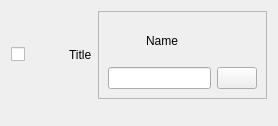
<?xml version="1.0" encoding="UTF-8"?>
<ui version="4.0">
 <class>FormImportItem</class>
 <widget class="QWidget" name="FormImportItem">
  <property name="geometry">
   <rect>
    <x>0</x>
    <y>0</y>
    <width>278</width>
    <height>126</height>
   </rect>
  </property>
  <property name="windowTitle">
   <string>Form</string>
  </property>
  <layout class="QVBoxLayout" name="verticalLayout_2">
   <item>
    <layout class="QHBoxLayout" name="horizontalLayout_3">
     <item>
      <widget class="QCheckBox" name="checkBox">
       <property name="sizePolicy">
        <sizepolicy hsizetype="Maximum" vsizetype="Fixed">
         <horstretch>0</horstretch>
         <verstretch>0</verstretch>
        </sizepolicy>
       </property>
       <property name="text">
        <string/>
       </property>
      </widget>
     </item>
     <item>
      <widget class="QLabel" name="labelIcon">
       <property name="sizePolicy">
        <sizepolicy hsizetype="Maximum" vsizetype="Maximum">
         <horstretch>0</horstretch>
         <verstretch>0</verstretch>
        </sizepolicy>
       </property>
       <property name="minimumSize">
        <size>
         <width>32</width>
         <height>32</height>
        </size>
       </property>
       <property name="text">
        <string/>
       </property>
      </widget>
     </item>
     <item>
      <widget class="QLabel" name="labelTitle">
       <property name="sizePolicy">
        <sizepolicy hsizetype="Expanding" vsizetype="Expanding">
         <horstretch>0</horstretch>
         <verstretch>0</verstretch>
        </sizepolicy>
       </property>
       <property name="text">
        <string>Title</string>
       </property>
       <property name="wordWrap">
        <bool>true</bool>
       </property>
      </widget>
     </item>
     <item>
      <widget class="QFrame" name="frameProfile">
       <property name="sizePolicy">
        <sizepolicy hsizetype="Maximum" vsizetype="Preferred">
         <horstretch>0</horstretch>
         <verstretch>0</verstretch>
        </sizepolicy>
       </property>
       <property name="frameShape">
        <enum>QFrame::StyledPanel</enum>
       </property>
       <property name="frameShadow">
        <enum>QFrame::Raised</enum>
       </property>
       <layout class="QVBoxLayout" name="verticalLayout">
        <item>
         <layout class="QHBoxLayout" name="horizontalLayout">
          <item>
           <widget class="QLabel" name="labelProfileIcon">
            <property name="sizePolicy">
             <sizepolicy hsizetype="Maximum" vsizetype="Preferred">
              <horstretch>0</horstretch>
              <verstretch>0</verstretch>
             </sizepolicy>
            </property>
            <property name="minimumSize">
             <size>
              <width>32</width>
              <height>32</height>
             </size>
            </property>
            <property name="text">
             <string/>
            </property>
           </widget>
          </item>
          <item>
           <widget class="QLabel" name="labelProfileName">
            <property name="sizePolicy">
             <sizepolicy hsizetype="Preferred" vsizetype="Preferred">
              <horstretch>0</horstretch>
              <verstretch>0</verstretch>
             </sizepolicy>
            </property>
            <property name="text">
             <string>Name</string>
            </property>
            <property name="wordWrap">
             <bool>true</bool>
            </property>
           </widget>
          </item>
         </layout>
        </item>
        <item>
         <layout class="QHBoxLayout" name="horizontalLayout_2">
          <item>
           <widget class="MyLineEdit" name="lineEditProfile">
            <property name="sizePolicy">
             <sizepolicy hsizetype="Preferred" vsizetype="Fixed">
              <horstretch>0</horstretch>
              <verstretch>0</verstretch>
             </sizepolicy>
            </property>
           </widget>
          </item>
          <item>
           <widget class="QPushButton" name="pushButtonFindProfile">
            <property name="sizePolicy">
             <sizepolicy hsizetype="Maximum" vsizetype="Fixed">
              <horstretch>0</horstretch>
              <verstretch>0</verstretch>
             </sizepolicy>
            </property>
            <property name="text">
             <string/>
            </property>
           </widget>
          </item>
         </layout>
        </item>
       </layout>
      </widget>
     </item>
    </layout>
   </item>
   <item>
    <layout class="QHBoxLayout" name="horizontalLayout_4">
     <item>
      <widget class="QLabel" name="labelType">
       <property name="font">
        <font>
         <pointsize>7</pointsize>
        </font>
       </property>
       <property name="text">
        <string/>
       </property>
       <property name="alignment">
        <set>Qt::AlignBottom|Qt::AlignLeading|Qt::AlignLeft</set>
       </property>
      </widget>
     </item>
     <item>
      <spacer name="horizontalSpacer_2">
       <property name="orientation">
        <enum>Qt::Horizontal</enum>
       </property>
       <property name="sizeHint" stdset="0">
        <size>
         <width>40</width>
         <height>1</height>
        </size>
       </property>
      </spacer>
     </item>
    </layout>
   </item>
  </layout>
 </widget>
 <customwidgets>
  <customwidget>
   <class>MyLineEdit</class>
   <extends>QLineEdit</extends>
   <header>subWidgets/lineEdit/mylineedit.h</header>
  </customwidget>
 </customwidgets>
 <resources/>
 <connections/>
</ui>
